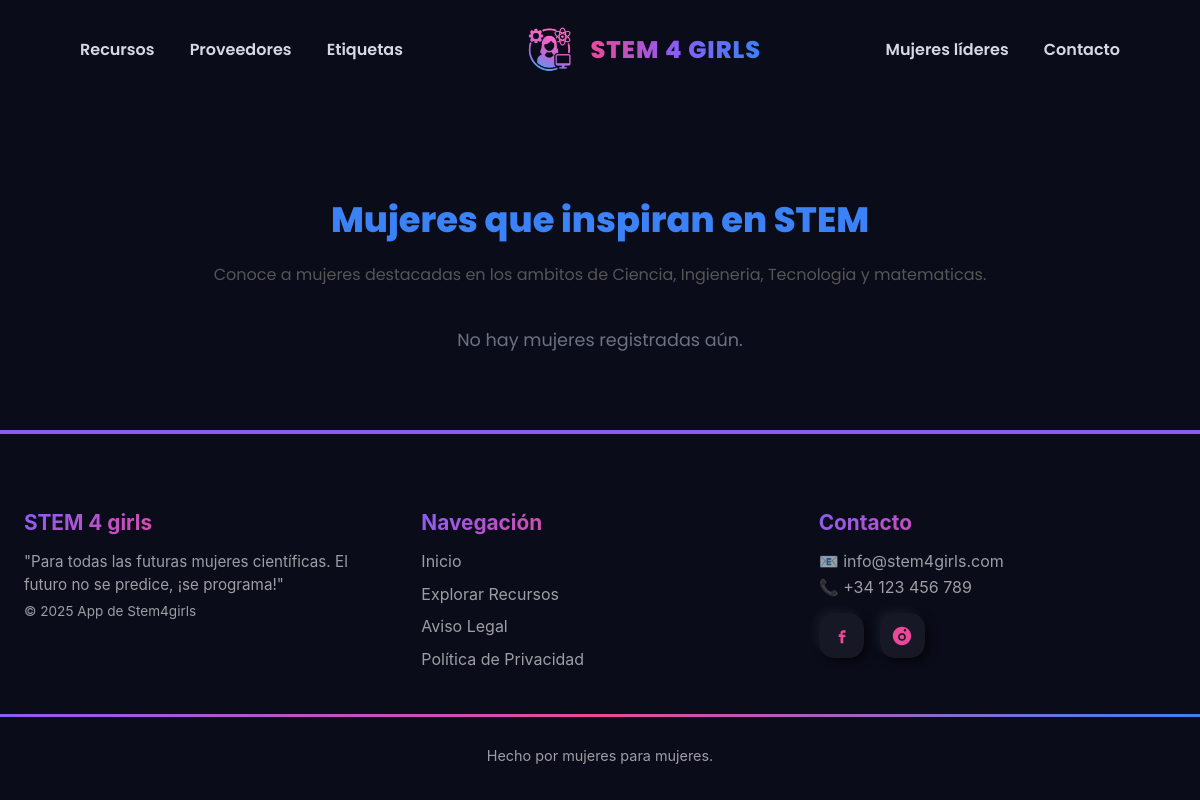
The app's page /appstem4girls/mujeres_lideres/, older data.
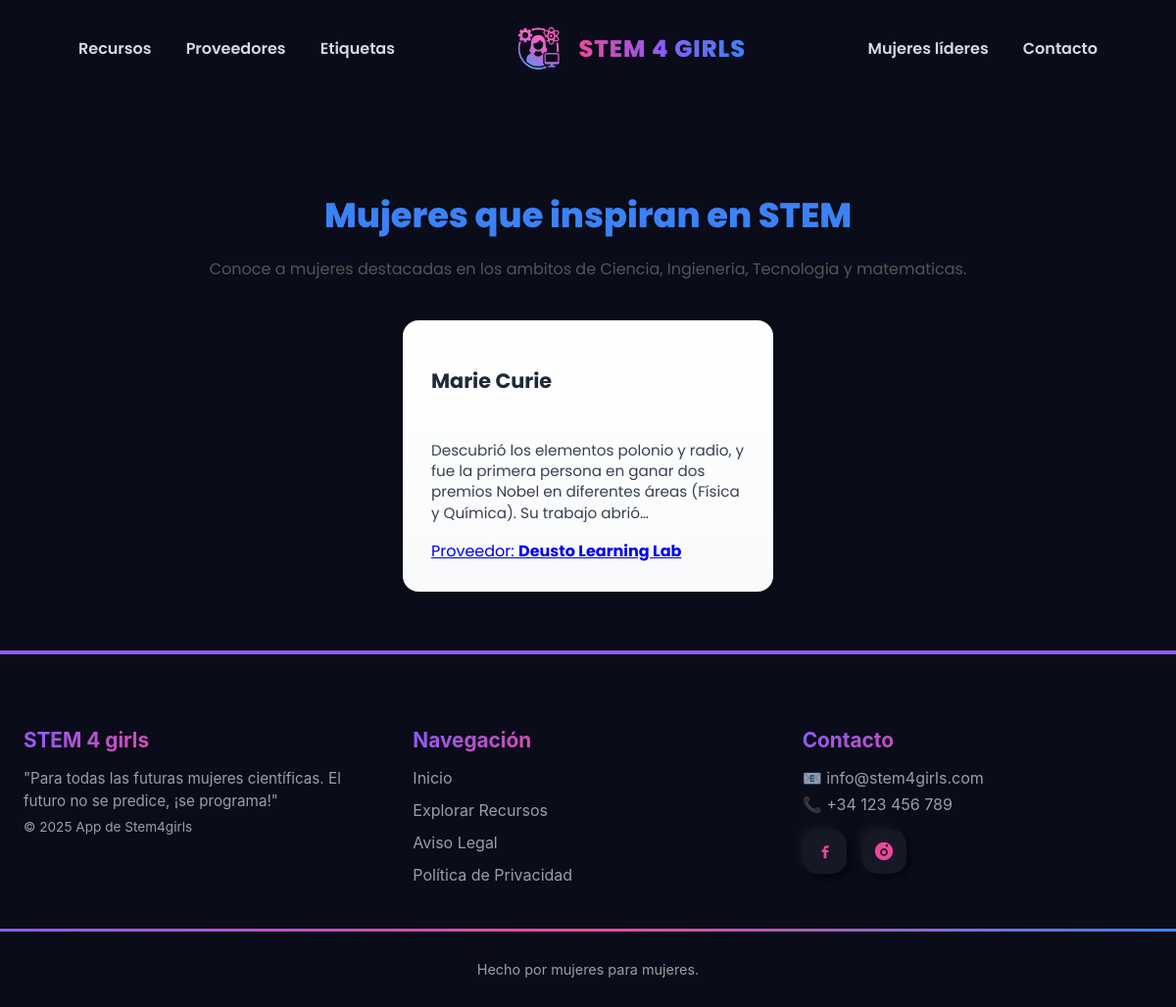
The same page, newer data.
### appstem4girls/models.py (models this page shows, shortened)
class Mujeres(models.Model):
    nombre = models.CharField(max_length=100)
    descripcion = models.TextField(blank=True)
    proveedor = models.ForeignKey(Proveedor, on_delete=models.CASCADE, related_name='mujer_proveedor', null=True)
    fecha_NCTO= models.DateField(null=True, blank=True)

class Proveedor(models.Model):
    nombre = models.CharField(max_length=100)
    descripcion = models.TextField()
    ciudad = models.CharField(max_length=150, blank=True)
    direccion = models.CharField(max_length=200, blank=True)
    telefono = models.CharField(max_length=20, blank=True)
    email = models.EmailField(blank=True)
    web = models.URLField(blank=True, null=True)

### appstem4girls/views.py (the view)
# urls.py: path('mujeres_lideres/', views.mujeres_lideres, name='mujeres_lideres'),
def mujeres_lideres(request, ):
    mujeres = Mujeres.objects.all().order_by('fecha_NCTO')
    context = {
        'mujeres': mujeres
    }
    return render(request, 'mujeres_lideres.html', context)

### appstem4girls/templates/mujeres_lideres.html (shortened to what this page needs)
{% extends "base.html" %}
{% load static %}
{% block extra_css %}
<link rel="stylesheet" href="{% static 'css/mujeres.css' %}">
{% endblock %}
{% block contenido %}
<section class="mujeres_section">
    <div class="info_mujeres">
        <h1>Mujeres que inspiran en STEM</h1>
        <p class="subtitle">Conoce a mujeres destacadas en los ambitos de Ciencia, Ingieneria, Tecnologia y matematicas.</p>
    </div>
    {% if mujeres %}
    <div class="mujeres_grid">
        {% for mujer in mujeres %}
            <div class="mujer_card">
                <div class="card_header">
                    <h2 class="mujer_nombre">{{ mujer.nombre }}</h2>
                </div>
                <div class="card_body">
                    <p class="mujer_descripcion">
                        {{ mujer.descripcion|truncatechars:150 }}
                    </p>
                    {% if mujer.proveedor %}
                        <a href="{% url 'detalle_proveedor' mujer.proveedor.id %}" class="prov-detalle">
                            Proveedor: <strong>{{ mujer.proveedor.nombre }}</strong>
                        </a>
                    {% endif %}
                </div>
            </div>
        {% endfor %}
    </div>
    {% else %}
        <p class="no-data">No hay mujeres registradas aún.</p>
    {% endif %}
</section>
{% endblock %}

Row changes from the older to the newer data that the page shows:
added Mujeres: nombre "Marie Curie", descripcion "Descubrió los elementos polonio y radio, y fue la primera persona en ganar dos premios Nobel en diferentes áreas (Física y Química). Su trabajo abrió…", proveedor.nombre "Deusto Learning Lab"
Text that changed along with them:
text no longer shown: "No hay mujeres registradas aún."
